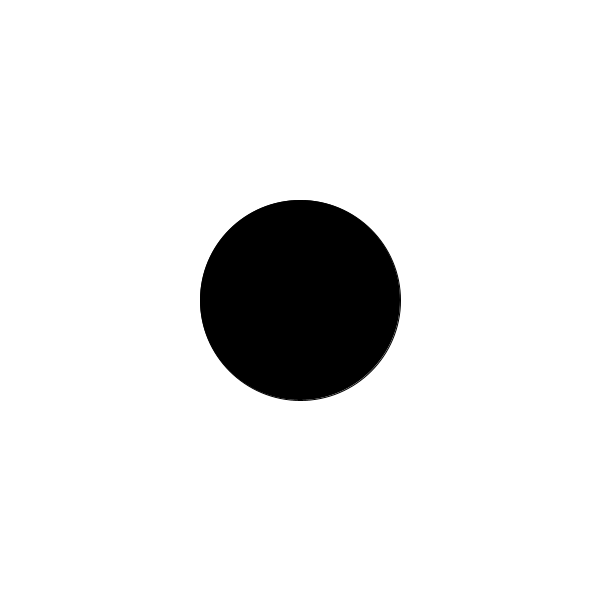
Frame 1 (no input)
Frame 60 (the mouse pressed at the canvas centre just before this capture): identical to frame 1, image omitted
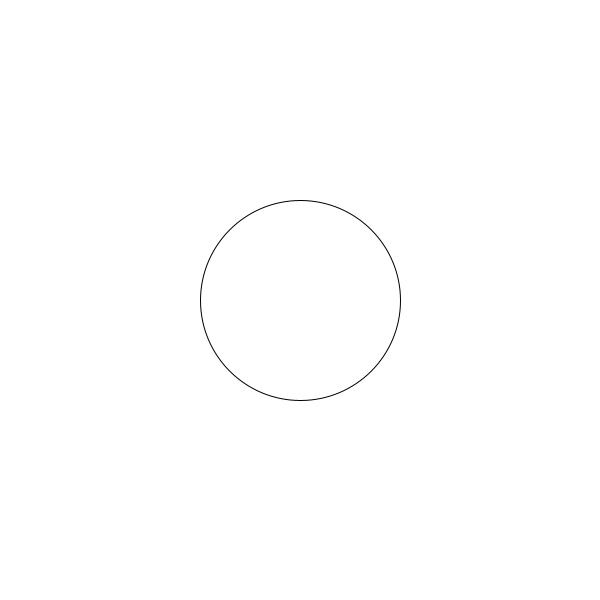
Frame 120 (the mouse held since frame 60 and released just before this capture)

The Processing sketch that drew these frames (run headless with seeded random() and noise(); from frame 60 on, the mouse is pressed at the canvas centre):

// Processing sketch: sketch_260219c
// ── sketch_260219c.pde
void setup(){
  size(600,600);
}

void draw(){
  background(255);
  strokeWeight(1);
  fill(mouseX);
  ellipse(300,300,200,200);
}
